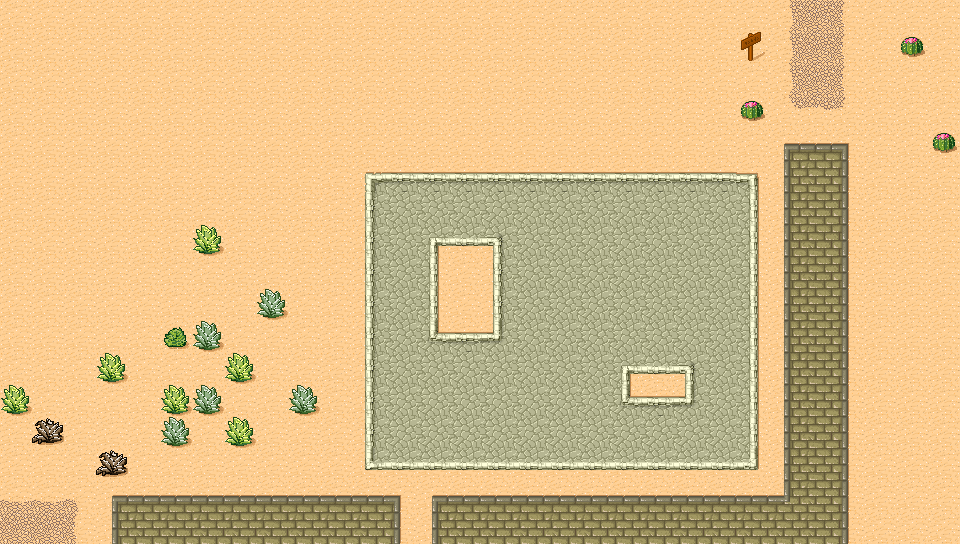

Tiled map render using the project's own tile images. Description and the map definition, with tile-layer contents summarised, below:
An orthogonal 30x17 tile map with 32x32 px tiles, 1 tile layer (Ground).

<map version="1.10" tiledversion="1.11.0" orientation="orthogonal" renderorder="right-down" width="30" height="17" tilewidth="32" tileheight="32" infinite="0" nextlayerid="2" nextobjectid="1">
 <tileset firstgid="1" source="desert.tsx" />
 <layer id="1" name="Ground" width="30" height="17">
  <data>[510 cells, 510 non-empty, 35 distinct tile ids]</data>
 </layer>
</map>
